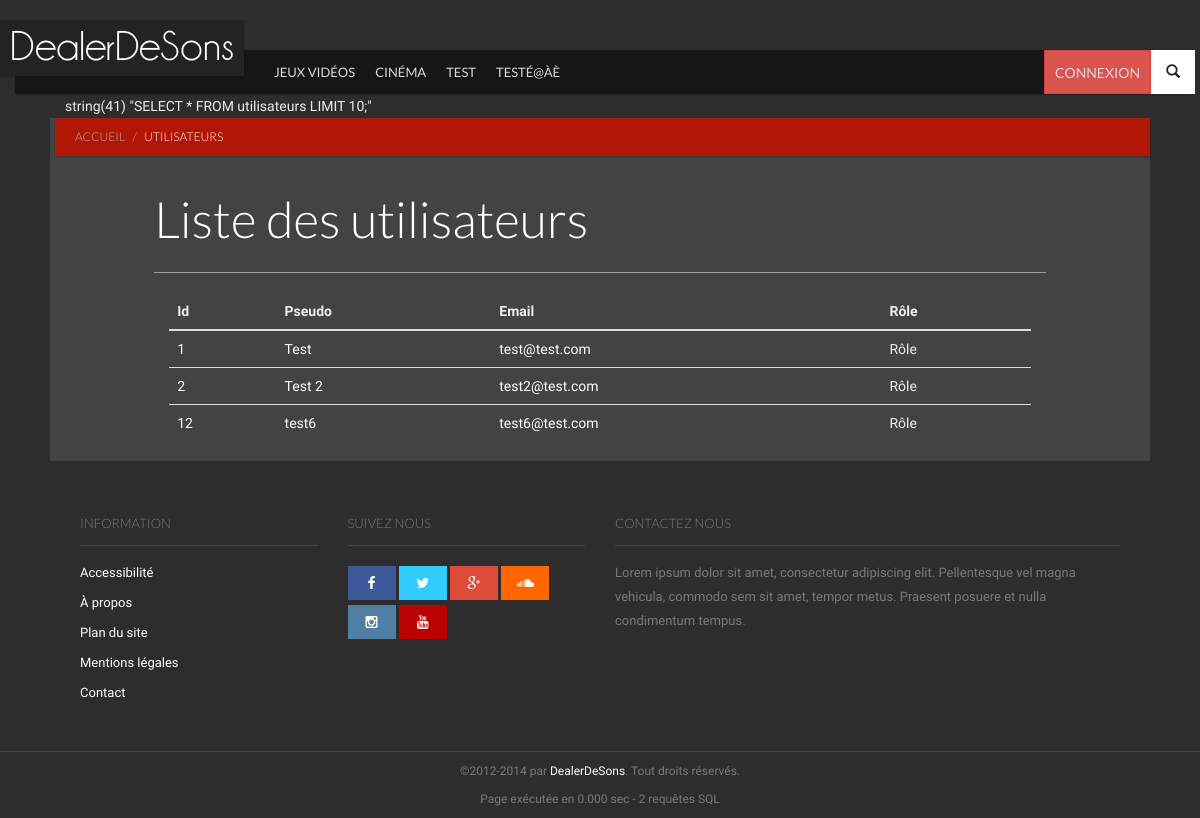
The page /index.php?page=utilisateurs on the database as committed earlier.
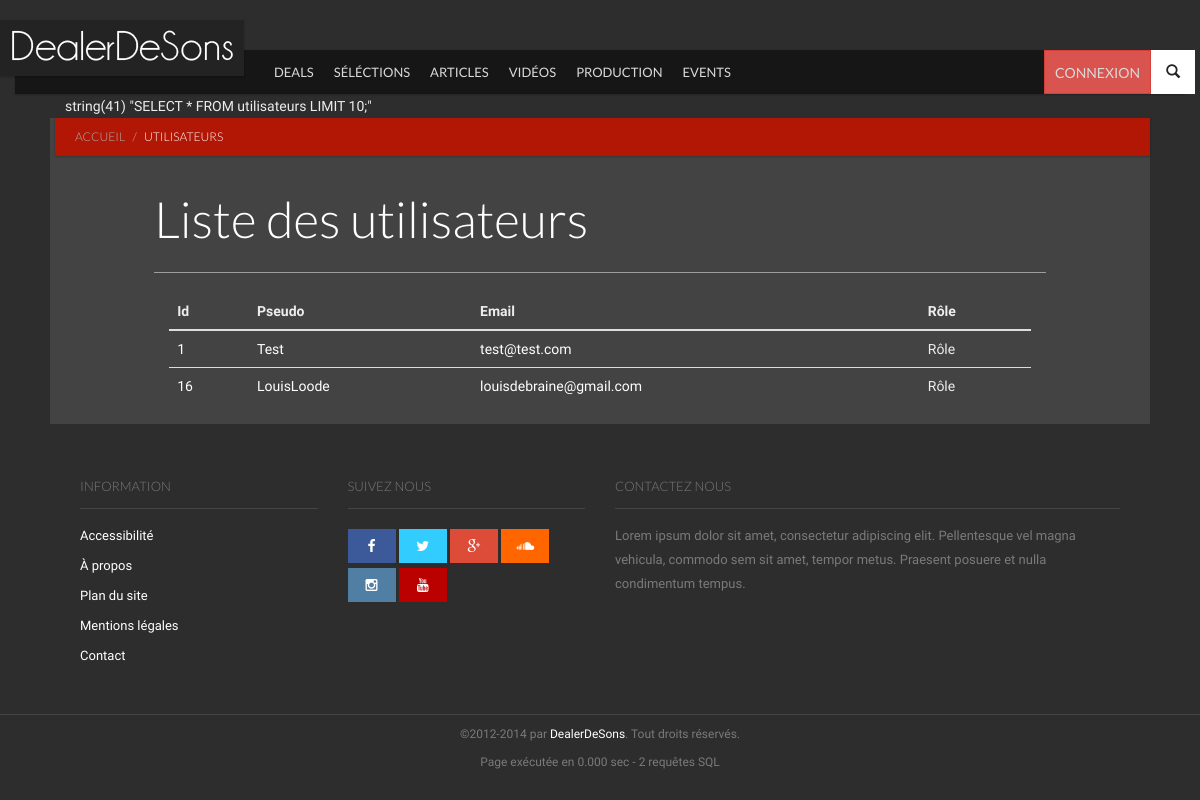
The same page on the database as committed later.
### tables this page shows
CREATE TABLE `categories` (
`id_cat` int(11) NOT NULL,
  `nom_cat` text NOT NULL,
  `menu` bit(1) NOT NULL,
  `ordre` int(2) NOT NULL
);

CREATE TABLE `utilisateurs` (
`id_user` int(11) unsigned NOT NULL,
  `nom_user` varchar(32) NOT NULL,
  `password` char(40) NOT NULL,
  `email` varchar(128) NOT NULL,
  `hash_validation` char(32) NOT NULL,
  `date_inscription` datetime NOT NULL,
  `avatar` varchar(128) NOT NULL DEFAULT '',
  `bio` text NOT NULL,
  `facebook` varchar(255) NOT NULL,
  `twitter` varchar(255) NOT NULL,
  `instagram` varchar(255) NOT NULL,
  `vimeo` varchar(255) NOT NULL,
  `tumblr` varchar(255) NOT NULL,
  `linkedin` varchar(255) NOT NULL,
  `soundcloud` varchar(255) NOT NULL,
  `youtube` varchar(255) NOT NULL
);

### inc/init.php (called while the page is built, shortened)
<?php
	include(dirname(__FILE__).'/modeles/articles.php');
	include(dirname(__FILE__).'/modeles/utilisateurs.php');
	$verif_connect = (isset($_SESSION['id']) AND isset($_SESSION['pseudo']));
	$categories_menu = liste_categories('menu', 'croissant');
	$page = isset($_GET['page']) ? $page = $_GET['page'] : $page = '';
?>

### inc/modeles/articles.php (called while the page is built, shortened)
<?php
function liste_categories($menu='', $by=''){
	$categories = array();
	$req_menu = '';
	$order_by = '';
	$limit = '';
	switch ($menu)
	{
	case 'menu':
        $req_menu = 'WHERE menu = 1';
    break;
	}
	switch ($by)
	{
	case 'croissant':
        $order_by = 'ORDER BY ordre ASC';
    break;
	}
	$ajoutRequete = $req_menu.' '.$order_by.' '.$limit.'';
	$myRequete = 'SELECT *
					FROM categories
					'.$ajoutRequete;
	$req = requete($myRequete);
        while ($data = mysqli_fetch_assoc($req))
        {
                $categories[] = $data;
        }
        return $categories;
}
?>

### inc/fonctions.php (called while the page is built, shortened)
<?php
function requete($myRequete) {
	global $query_count, $myConnexion;
	return mysqli_query($myConnexion,$myRequete);
}
?>

### inc/modeles/utilisateurs.php (called while the page is built, shortened)
<?php
function liste_utilisateurs($by='', $limit='10'){
	$utilisateurs = array();
	if(!empty($limit)) {
	    $limit = 'LIMIT '.$limit;
	}
	$ajoutRequete = $limit.';';
	$myRequete = 'SELECT * FROM utilisateurs
					'.$ajoutRequete;
	var_dump($myRequete);
	$req = requete($myRequete);
        while ($data = mysqli_fetch_assoc($req))
        {
                $utilisateurs[] = $data;
        }
        return $utilisateurs;
}
?>

### pages/vues/utilisateurs.php (the view)
<div id="content" class="content bg-base section">
<div class="ribbon ribbon-highlight">
				<ol class="breadcrumb ribbon-inner">
					<li><a href="index.php">Accueil</a></li>
					<li class="active">Utilisateurs</li>
				</ol>
</div>
<div class="row">
			<header class="page-header col-md-10 col-md-offset-1">
				<h2 class="page-title full-page-title">
					Liste des utilisateurs
				</h2>
			</header>
			 <div class="col-md-10 col-md-offset-1">
		    <div class="row">
            <table class="table">
                <thead>
                    <tr>
                        <th>Id</th>
                        <th>Pseudo</th>
                        <th>Email</th>
                        <th>Rôle</th>
                    </tr>
                </thead>
                <tbody>
<?php
foreach($utilisateurs as $data)
{
?>
                    <tr>
                        <td><a href="utilisateurs-0-<?php echo $data['id_user']; ?>.html"><?php echo $data['id_user']; ?></a></td>
                        <td><a href="utilisateurs-0-<?php echo $data['id_user']; ?>.html"><?php echo $data['nom_user']; ?></a></td>
                        <td><a href="utilisateurs-0-<?php echo $data['id_user']; ?>.html"><?php echo $data['email']; ?></a></td>
                        <td>Rôle</td>
                    </tr>
<?php
}
?>
                </tbody>
            </table>
		    </div>
			 </div>
			 </div>
			 </div>

### pages/vues/header.php (shortened to what this page needs)
<!DOCTYPE html>
 <html class="no-js">
	<head>
		<link rel="stylesheet" href="vendor/bootstrap/css/bootstrap.min.css">
		<link rel="stylesheet" href="vendor/font-awesome/css/font-awesome.min.css">
		<link rel="stylesheet" href="vendor/prettyPhoto/css/prettyPhoto.css">
		<link rel="stylesheet" href="css/base.css">
		<link rel="stylesheet" href="css/components.css">
		<link rel="stylesheet" href="css/style.css">
		<link rel="stylesheet" href="css/modifs.css">
	</head>
	<body>
		<nav id="header" class="header-navbar" role="navigation">
			<div class="header-navbar-inner container">
				<div id="brand" class="navbar-brand">
					<a href="index.html" rel="bookmark">
						<img src="img/light-logo.png" data-src="img/light-logo.png" data-src-retina="img/logo-retina.png" width="244" height="56" alt="">
					</a>
				</div>
				<ul class="nav nav-icons">
					<li>
						<a href="#" class="btn-icon" data-toggle=".header-navbar-inner" data-toggle-class="search-toggled-in">
							<span class="search-toggled-out-icon glyphicon glyphicon-search"></span>
						</a>
					</li>
				</ul>
				<ul class="nav navbar-nav">
<?php if ($verif_connect){ ?>
					<li class="nav-all pull-right">
						<a href="#" data-toggle="li">
							<span class="img"><img src="img/Tests/avatar.jpg" alt="Avatar de <?php echo $user_infos['id_user'];?>"></span>
						</a>
						<div class="subnav-wrapper">
							<ul class="subnav-entries">
<?php	if ($_SESSION['role']=='2'){ ?>								<li><a href="admin/">Accéder à l'admin</a></li><?php } ?>
								<li><a href="utilisateur-modifier.html">Modifier mon Profil</a></li>
								<li><a href="#articles">Mes Articles</a></li>
								<li><a href="deconnexion.html">Me déconnecter</a></li>
							</ul>
						</div>
					</li>
<?php }else{?>
					<li class="pull-right"><a href="connexion.html" class="btn btn-danger">Connexion</a></li>
<?php } ?>
<?php
foreach($categories_menu as $data)
{
?>
					<li class="visible-md visible-lg"><a href="categories-<?php echo $data['id_cat']; ?>.html"><?php echo $data['nom_cat']; ?></a></li>
<?php
}
?>
				</ul>
			</div>
		</nav>
		<div id="main" class="container">

### index.php (shortened to what this page needs)
<?php
$timestart = microtime(true);
include 'inc/fonctions.php';
include 'inc/init.php';
include 'pages/vues/header.php';
if (!empty($page) && is_file(CONTROLEURS.'/'.$page.'.php'))
{
        include CONTROLEURS.'/'.$page.'.php';
}
else
{
        include CONTROLEURS.'/accueil.php';
}
include 'pages/vues/footer.php';
?>

### pages/controleurs/utilisateurs.php (shortened to what this page needs)
<?php
if(isset($_GET['action'])){
	$action = $_GET['action'];
}else{
	$action = 'voir';
}
switch ($action)
{
    default:
		if (isset($_GET['id'])) {
			$id_user = $_GET['id'];
			$page = (isset($_GET['p']) && ctype_digit($_GET['p']) ) ? $_GET['p'] : 1;
			$by = null;
			$id_cat = null;
			$data = display_utilisateur($id_user);
			$user_infos = $data['0'];
			$articles = liste_articles($by, $id_cat ,$id_user);
			$nb_articles = count($articles);
			$nb_page = ceil($nb_articles / ARTICLES_PAGES);
			$listePage = get_list_page($page, $nb_page);
			include(dirname(__FILE__).'/'.VUES.'/profil.php');
		}else{
			$utilisateurs = liste_utilisateurs();
			include(dirname(__FILE__).'/'.VUES.'/utilisateurs.php');
		}
}
?>

### pages/vues/footer.php (shortened to what this page needs)
		</div>
		<footer id="footer" class="footer-area">
			<div class="footer-top container">
				<div class="row">
					<div class="widget col-xs-6 col-sm-3">
						<h4 class="widget-title">Information</h4>
						<ul class="entries links links">
							<li><a href="#">Accessibilité</a></li>
							<li><a href="#">À propos</a></li>
							<li><a href="#">Plan du site</a></li>
							<li><a href="#">Mentions légales</a></li>
							<li><a href="#">Contact</a></li>
						</ul>
					</div>
					<div class="widget col-xs-6 col-sm-3">
						<h4 class="widget-title">Suivez nous</h4>
					<a class="btn btn-social btn-facebook-profile" href="https://www.facebook.com/dealerdesons"><i class="fa fa-facebook"></i></a>
					<a class="btn btn-social btn-twitter-profile" href="#"><i class="fa fa-twitter"></i></a>
					<a class="btn btn-social btn-google-plus-profile" href="#"><i class="fa fa-google-plus"></i></a>
					<a class="btn btn-social btn-soundcloud-profile" href="#"><i class="fa fa-soundcloud"></i></a>
					<a class="btn btn-social btn-instagram-profile" href="#"><i class="fa fa-instagram"></i></a>
					<a class="btn btn-social btn-youtube-profile" href="https://www.youtube.com/user/DdSOfficiel"><i class="fa fa-youtube"></i></a>
					</div>
					<div class="widget col-xs-12 col-sm-6">
						<h4 class="widget-title">Contactez nous</h4>
						<p>Lorem ipsum dolor sit amet, consectetur adipiscing elit. Pellentesque vel magna vehicula, commodo sem sit amet, tempor metus. Praesent posuere et nulla condimentum tempus.</p>
					</div>
				</div>
			</div>
			<?php
			$timeend = microtime(true);
			$time = $timeend - $timestart;
			$page_load_time = number_format($time, 3);
			?>
			<div class="footer-bottom">
				<div class="container aligncenter">
					<p>&copy;2012-2014 par <a href="http://dealerdesons.com">DealerDeSons</a>. Tout droits réservés. <p>
					<p>Page exécutée en <?php echo $page_load_time; ?> sec - <?php echo $query_count <= 1 ?  intval($query_count).' requête SQL' : intval($query_count).' requêtes SQL';?></p>
				</div>
			</div>
		</footer>
	</body>
</html>

### css/base.css (style rules this page uses)
html,body { height:100% }
body { font-family:'Droid Sans',sans-serif;font-size:14px;line-height:24px }
.aligncenter { text-align:center }
h1,h2,h3,h4,h5,h6 { font-family:'Lato',sans-serif;font-weight:300;margin-bottom:20px }
img { max-width:100% }
.header-navbar { position:absolute;z-index:1000;width:100%;margin-top:50px;height:44px;line-height:44px;-webkit-border-radius:0;-moz-border-radius:0;-o-border-radius:0;border-radius:0;-moz-background-clip:padding;-webkit-background-clip:padding-box;-o-background-clip:padding-box;background-clip:padding-box;border:0;min-height:inherit;-webkit-transition:all .2s linear;-moz-transition:all .2s linear;-ms-transition:all .2s linear;-o-transition:all .2s linear;font-family:'Lato',sans-serif }
.header-navbar .header-navbar-inner { position:relative;padding:0;height:44px }
.header-navbar .btn-icon { padding:0;margin:0;line-height:44px;height:44px;width:44px;border:0;background-color:transparent }
.header-navbar .navbar-brand { margin:0 5px 0 0;padding:0;width:244px;height:44px;-webkit-transition:all .2s linear;-moz-transition:all .2s linear;-ms-transition:all .2s linear;-o-transition:all .2s linear;border-right:1px solid transparent }
.header-navbar .navbar-brand a { position:relative;top:-30px;left:-15px;display:block;width:244px;height:56px;-webkit-transition:all .2s linear;-moz-transition:all .2s linear;-ms-transition:all .2s linear;-o-transition:all .2s linear }
.header-navbar .navbar-brand a img { vertical-align:top;position:relative;height:auto }
.header-navbar .nav-icons { position:relative;height:44px;width:44px;float:right;margin-right:-10px }
.header-navbar .nav-icons>li { width:44px;height:44px }
.header-navbar .nav-icons>li>a { padding:0;line-height:44px;width:44px;text-align:center }
.header-navbar .nav-icons .search-toggled-out-icon { display:inline-block;zoom:1;*display:inline }
.nav.navbar-nav { height:44px;line-height:44px;float:none;display:block;width:auto;font-size:13px }
.nav.navbar-nav>li { height:44px;line-height:44px }
.nav.navbar-nav>li>a { padding:0 10px;line-height:44px;height:44px;text-transform:uppercase }
#main { padding-top:94px;position:relative }
.page-header { border:0;margin-top:15px;margin-bottom:20px;border-bottom:1px solid #ccc }
.page-header[class*="col-"] .page-title,.page-header[class^="col-"] .page-title { margin-top:0;position:relative;left:-15px }
.page-title,.page-title.full-page-title { font-size:36px;line-height:43px;margin-bottom:5px;font-weight:300;overflow:hidden }
.section { position:relative;margin-bottom:20px;*zoom:1 }
.section:before,.section:after { display:table;line-height:0;content:"" }
.section:after { clear:both }
.container>.section:not(.row),.container>.section.not-row { padding-left:15px;padding-right:15px;margin-left:-15px;margin-right:-15px }
.widget { margin-bottom:20px;position:relative }
.widget .widget-title:not(.ribbon) { margin-bottom:15px }
.footer-area { padding-top:25px;font-size:13px }
.footer-area .widget .widget-title { font-size:13px;text-transform:uppercase;padding-bottom:15px;border-bottom:1px solid #ccc }
.footer-area .footer-top { margin-bottom:20px }
.footer-area .footer-bottom { border-top:1px solid transparent;font-size:12px;line-height:18px;padding-top:10px }
.footer-area .footer-bottom p { margin-bottom:10px }
@media (min-width: 768px) { .page-header { margin-top:15px;margin-bottom:15px } }
@media (min-width: 768px) { .page-title,.page-title.full-page-title { font-size:41px;line-height:48px } }
@media (min-width: 769px) { .nav.navbar-nav>li { display:none } }
@media (min-width: 769px) { .nav.navbar-nav>li:nth-child(1),.nav.navbar-nav>li:nth-child(2),.nav.navbar-nav>li:nth-child(3) { display:block } }
@media (min-width: 899px) { .nav.navbar-nav>li:nth-child(4) { display:block } }
@media (min-width: 992px) { .nav.navbar-nav>li:nth-child(5) { display:block } }
@media (min-width: 992px) { .page-header { margin-top:15px;margin-bottom:20px } }
@media (min-width: 1150px) { .nav.navbar-nav>li:nth-child(6) { display:block } }
@media (min-width: 1200px) { .container { max-width:1170px } }
@media (min-width: 1200px) { .page-title { font-size:46px;line-height:53px;padding-bottom:10px } }
@media (min-width: 1200px) { .page-title.full-page-title { font-size:50px;line-height:57px } }

Rows that differ between the two databases and show on the page:
removed utilisateurs: id_user "2", nom_user "Test 2", email "test2@test.com"
removed utilisateurs: id_user "12", nom_user "test6", email "test6@test.com"
changed categories: nom_cat "CINÉMA" → "DEALS"; moves up the list
changed categories: nom_cat "JEUX VIDÉOS" → "SÉLÉCTIONS"
changed categories: nom_cat "TEST" → "ARTICLES"
changed categories: nom_cat "TESTÉ@ÀÈ" → "VIDÉOS"
added categories: nom_cat "PRODUCTION"
added categories: nom_cat "EVENTS"
added utilisateurs: id_user "16", nom_user "LouisLoode", email "louisdebraine@gmail.com"
